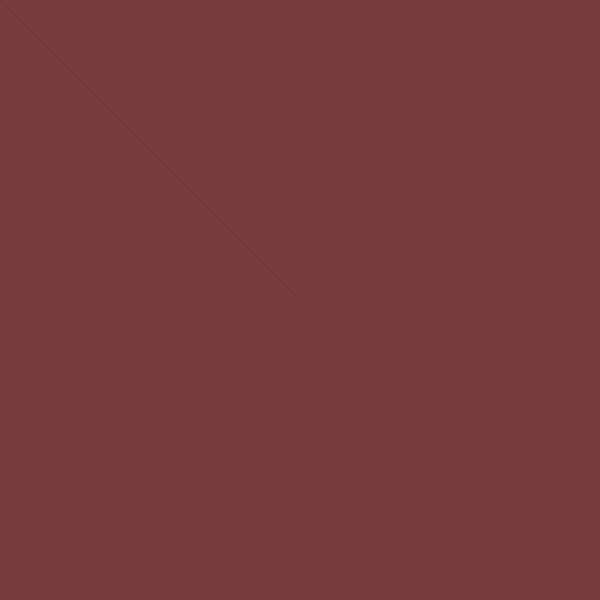
Frame 1 (no input)
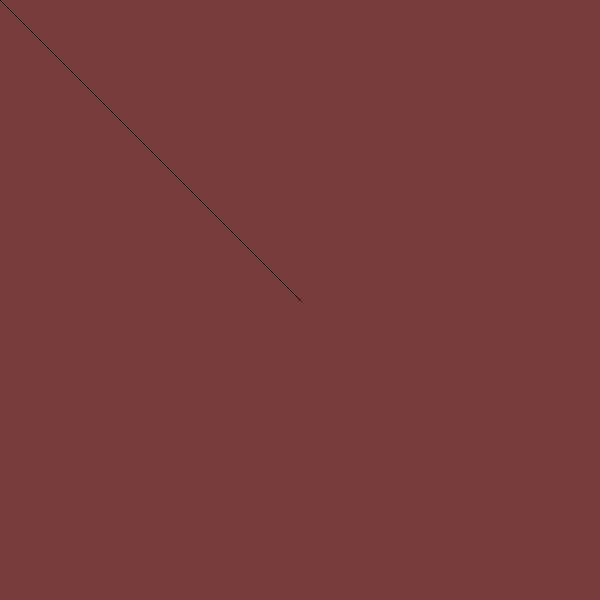
Frame 60 (the mouse pressed at the canvas centre just before this capture)
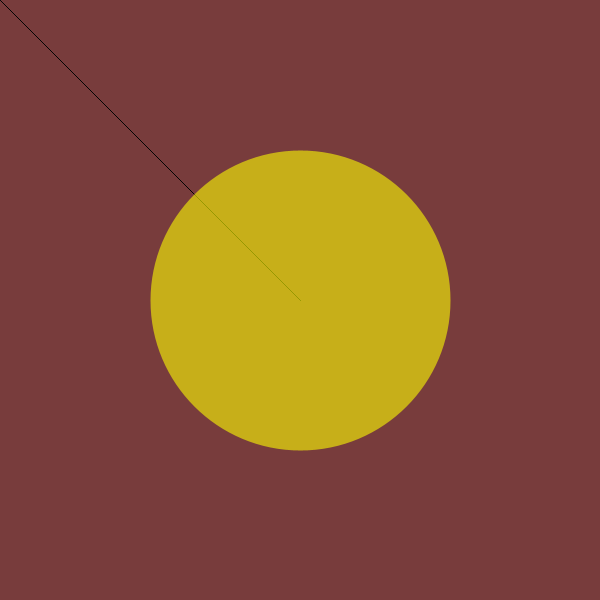
Frame 120 (the mouse held since frame 60 and released just before this capture)

The Processing sketch that drew these frames (run headless with seeded random() and noise(); from frame 60 on, the mouse is pressed at the canvas centre):

// Processing sketch: processing_6861
// ── processing_6861.pde

void setup(){
  size(600, 600);
  background(120, 60, 60);
}
void draw(){
  strokeWeight(abs(mouseX-pmouseX));
  stroke(mouseX, mouseY, mouseX-mouseY, 150);
  line(width/2, height/2, mouseX, mouseY);
}
void mousePressed(){
  background(random(100,255), 0, random(100,200));
}
